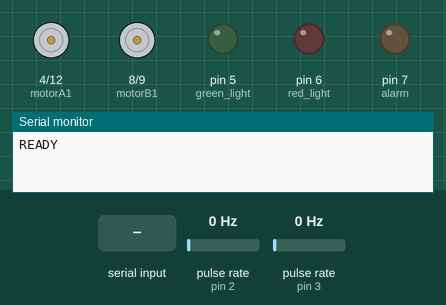
The sketch below on a simulated Arduino Uno, built with avr-gcc and run on an emulated ATmega328P. Parts: motor-driver pin pairs drawn as motors (green arrow = first pin HIGH = forward, orange = second pin HIGH = backward, longer = more drive, scaled by the enable pin), output pins drawn as LEDs (lit = HIGH), the last lines printed to the serial monitor. Wiring (inferred from the names in the program): 2 × pulse sensor: data pin 2 / data pin 3. The test bench sets the inputs (shaded band); at power-on: pulse rate (sensors on pin 2, pin 3) 0 Hz.

Above: at 1.2 s.
1.3 s: pulse rate (sensor on pin 2) set to 4 Hz
At 1.7 s:
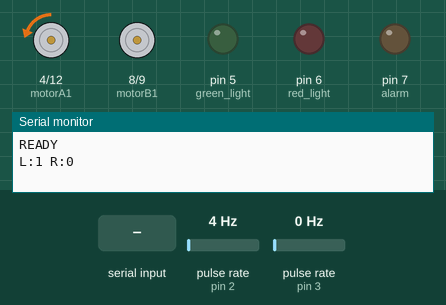
4.3 s: "u 90:45:200:10\n" received over Serial
5.8 s: pulse rate (sensor on pin 3) set to 2 Hz
At 7.4 s:
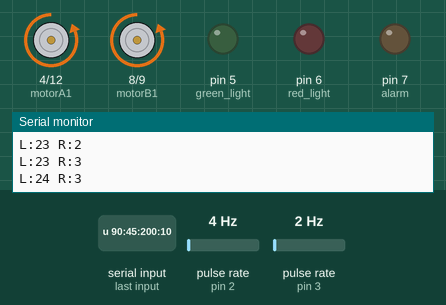
8.0 s: "m 90 45\n" received over Serial
At 8.8 s:
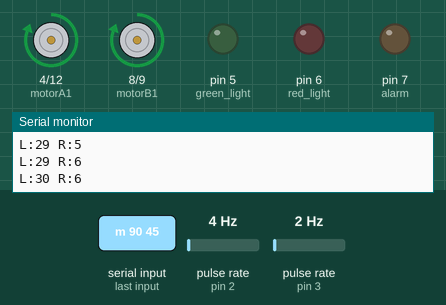
Timing chart, 0 to 11.0 s (numbered marks = the images above; inputs shaded):
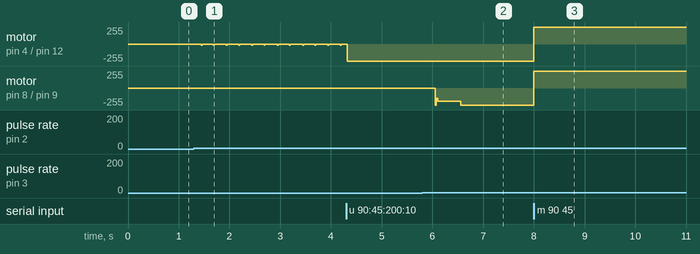

Measured:
- the behaviour switches between 0 and 1 Hz on pulse rate (sensor on pin 3) (found by bisection; images 1 and 2)
- after the input at 1.3 s, motor on pin 4 (motorA1) / pin 12 (motorA2): alternates backward 20/255 for 0.02 s and stopped for 0.22 s, starting after 0.14 s
- after the input at 5.8 s, motor on pin 8 (motorB1) / pin 9 (motorB2): stopped → backward 200/255 after 0.26 s, → backward 255/255 0.50 s later
- after the input at 8.0 s, motor on pin 4 (motorA1) / pin 12 (motorA2), motor on pin 8 (motorB1) / pin 9 (motorB2): backward 255/255 → forward 255/255 at once

The sketch:

ros2_new-trial.ino
```cpp
/*********************************************************************
 * Arduino firmware for differential drive with mixed protocols:
 *
 * Supported commands (terminated by \r or \n):
 *   - "R<spd>,L<spd>"     : left/right speeds in [-1.0, 1.0] (your existing format)
 *   - "e"                 : reply "<left_enc> <right_enc>\r\n"  (for ArduinoComms.read_encoder_values)
 *   - "m <L> <R>"         : target encoder counts per control loop (for ros2_control)
 *   - "u P:D:I:O"         : update PID gains (optional)
 *
 * Encoder ticks are periodically streamed as:
 *   "L:<ticks> R:<ticks>\r\n"
 *
 * NOTE: Pins 18 & 19 => Arduino Mega. If you use an Uno, remap.(Done)
 * NOTE: Only ONE PWM pin ("speedMotor") is provided, so both motors share speed.
 *       For true differential control, give each motor its own PWM pin.
 * Update: Now using separate PWM pins (leftPWM, rightPWM) for independent motor speed control.
 * Update:Pins 2 and 3 are used for encoders instead of 18 and 19.
 ********************************************************************/

// ---------------- Pin definitions ----------------
#define alarm        7
#define red_light    6
#define green_light  5

#define motorA1 4    // change from 2 to 4
#define motorA2 12   //change from 3 to 12
#define motorB1 8
#define motorB2 9

// PWM pins for motors
#define leftPWM 10   // PWM pin for left motor
#define rightPWM 11  // PWM pin for right motor

// Encoders (Arduino Mega pins)
#define leftEncoderPin  2   // change from 18 to 2
#define rightEncoderPin 3   // change from 19 to 3

// ---------------- Config ----------------
const unsigned long sendInterval = 100;   // ms: periodic encoder publish
const uint16_t LOOP_RATE_HZ = 50;         // must match cfg_.loop_rate (ros2_control)
const uint16_t LOOP_PERIOD_MS = 1000 / LOOP_RATE_HZ;
const long ENC_COUNTS_PER_REV = 980;      // must match cfg_.enc_counts_per_rev

// PWM limits
const int pwmMax = 255;

// ---------------- State ----------------
volatile long leftTicks = 0;
volatile long rightTicks = 0;

long lastSentLeftTicks = 0;
long lastSentRightTicks = 0;

unsigned long lastSendTime = 0;
unsigned long lastLoopTime = 0;
unsigned long last_cmd_time_ms = 0;

float leftSpeedCmd = 0.0f;   // [-1, 1] (your legacy interface)
float rightSpeedCmd = 0.0f;  // [-1, 1]

const unsigned long CMD_TIMEOUT_MS = 1000;

// For ros2_control PID "m <counts_per_loop>" path
struct PID {
  int kp = 20, kd = 0, ki = 0, ko = 0;
  long err_sum = 0;
  long last_err = 0;
};
PID pid_left, pid_right;

volatile long target_counts_left = 0;
volatile long target_counts_right = 0;

long prev_enc_left = 0;
long prev_enc_right = 0;

// Serial
const uint16_t SERIAL_TIMEOUT_MS = 100;
String rx;

// ---------------- Prototypes ----------------
void parseSerialCommand();
void updateMotors_FromNormalizedSpeeds(); // legacy R/L path (shared PWM)
void publishEncoderCounts();
void countLeft();
void countRight();
int pidStep(PID &pid, long target_counts, long measured_counts);
void applyPIDLoop();

// ---------------- Setup ----------------
void setup() {
  Serial.begin(115200);
  Serial.setTimeout(SERIAL_TIMEOUT_MS);

  pinMode(alarm, OUTPUT);
  pinMode(red_light, OUTPUT);
  pinMode(green_light, OUTPUT);

  pinMode(motorA1, OUTPUT); pinMode(motorA2, OUTPUT);
  pinMode(motorB1, OUTPUT); pinMode(motorB2, OUTPUT);
  pinMode(leftPWM, OUTPUT); pinMode(rightPWM, OUTPUT); // change speedmotor to leftPWM and rightPWM
  analogWrite(leftPWM, 0);  analogWrite(rightPWM, 0);  // add left motor speed and right motor speed

  pinMode(leftEncoderPin, INPUT_PULLUP);
  pinMode(rightEncoderPin, INPUT_PULLUP);

  attachInterrupt(digitalPinToInterrupt(leftEncoderPin),  countLeft,  RISING);
  attachInterrupt(digitalPinToInterrupt(rightEncoderPin), countRight, RISING);

  lastLoopTime = millis();
  lastSendTime = millis();
  last_cmd_time_ms = millis();

  Serial.print("READY\r\n");
}

// ---------------- Main loop ----------------
void loop() {
  // 1) Process any incoming serial cmd (both protocols supported)
  parseSerialCommand();

  // 2) Control loop (50 Hz)
  unsigned long now = millis();
  if (now - lastLoopTime >= LOOP_PERIOD_MS) {
    lastLoopTime = now;

    // If no ROS "m" command for a while, zero targets (safety)
    if ((now - last_cmd_time_ms) > CMD_TIMEOUT_MS) {
      target_counts_left = 0;
      target_counts_right = 0;
    }

    // PID loop for ros2_control counts-per-loop interface
    applyPIDLoop();

    // If you want to prioritize your old "R,L" velocity path instead,
    // comment out applyPIDLoop() above and uncomment this:
    // updateMotors_FromNormalizedSpeeds();
  }

  // 3) Periodically stream encoder ticks (legacy format)
  if (now - lastSendTime >= sendInterval) {
    publishEncoderCounts();
    lastSendTime = now;
  }
}

// ---------------- Serial handling ----------------
void parseSerialCommand() {
  while (Serial.available()) {
    char c = Serial.read();
    if (c == '\r' || c == '\n') {
      String line = rx;
      rx = "";
      line.trim();
      if (line.length() == 0) continue;

      // ---- "e" -> print "left right"
      if (line == "e") {
        Serial.print(leftTicks);
        Serial.print(" ");
        Serial.print(rightTicks);
        Serial.print("\r\n");
        continue;
      }

      // ---- "m <L> <R>" -> set target counts per loop (ros2_control)
      if (line.charAt(0) == 'm') {
        long L, R;
        int n = sscanf(line.c_str(), "m %ld %ld", &L, &R);
        if (n == 2) {
          target_counts_left = L;
          target_counts_right = R;
          last_cmd_time_ms = millis();
          Serial.print("OK\r\n");
        } else {
          Serial.print("ERR m\r\n");
        }
        continue;
      }

      // ---- "u P:D:I:O" -> set PID gains
      if (line.charAt(0) == 'u') {
        int P, D, I, O;
        int n = sscanf(line.c_str(), "u %d:%d:%d:%d", &P, &D, &I, &O);
        if (n == 4) {
          pid_left.kp = pid_right.kp = P;
          pid_left.kd = pid_right.kd = D;
          pid_left.ki = pid_right.ki = I;
          pid_left.ko = pid_right.ko = O;
          Serial.print("OK\r\n");
        } else {
          Serial.print("ERR u\r\n");
        }
        continue;
      }

      // ---- Legacy: "R<spd>,L<spd>"
      {
        int rIndex = line.indexOf('R');
        int lIndex = line.indexOf('L');
        if (rIndex != -1 && lIndex != -1) {
          float rSpeed = 0.0f, lSpeed = 0.0f;

          int commaIndex = line.indexOf(',', rIndex);
          if (commaIndex != -1) {
            String rStr = line.substring(rIndex + 1, commaIndex);
            rSpeed = rStr.toFloat();
          }

          String lStr = line.substring(lIndex + 1);
          lSpeed = lStr.toFloat();

          rSpeed = constrain(rSpeed, -1.0f, 1.0f);
          lSpeed = constrain(lSpeed, -1.0f, 1.0f);

          leftSpeedCmd = lSpeed;
          rightSpeedCmd = rSpeed;
          last_cmd_time_ms = millis();

          // (Optional) immediately apply the legacy speed command:
          updateMotors_FromNormalizedSpeeds();

          Serial.print("OK\r\n");
          continue;
        }
      }

      Serial.print("ERR ?\r\n");
    } else {
      rx += c;
      if (rx.length() > 128) {
        rx = "";
      }
    }
  }
}

// ---------------- Motor control(changed) ----------------
void updateMotors_FromNormalizedSpeeds() {
  int pwmLeft = abs(leftSpeedCmd * pwmMax);
  int pwmRight = abs(rightSpeedCmd * pwmMax);

  digitalWrite(motorA1, leftSpeedCmd >= 0);
  digitalWrite(motorA2, leftSpeedCmd < 0);
  analogWrite(leftPWM, pwmLeft);

  digitalWrite(motorB1, rightSpeedCmd >= 0);
  digitalWrite(motorB2, rightSpeedCmd < 0);
  analogWrite(rightPWM, pwmRight);
}

// ---------------- PID loop for ros2_control ----------------
void applyPIDLoop() {
  long cur_left = leftTicks;
  long cur_right = rightTicks;

  long delta_left = cur_left - prev_enc_left;
  long delta_right = cur_right - prev_enc_right;

  prev_enc_left = cur_left;
  prev_enc_right = cur_right;

  int pwm_left = pidStep(pid_left, target_counts_left, delta_left);
  int pwm_right = pidStep(pid_right, target_counts_right, delta_right);

  // With shared PWM, we can't apply pwm_left/pwm_right separately.
  // We'll approximate by using the max magnitude and set directions independently.
  // Left motor direction and speed
if (pwm_left >= 0) {
  digitalWrite(motorA1, HIGH);
  digitalWrite(motorA2, LOW);
} else {
  digitalWrite(motorA1, LOW);
  digitalWrite(motorA2, HIGH);
}
analogWrite(leftPWM, abs(pwm_left));

// Right motor direction and speed
if (pwm_right >= 0) {
  digitalWrite(motorB1, HIGH);
  digitalWrite(motorB2, LOW);
} else {
  digitalWrite(motorB1, LOW);
  digitalWrite(motorB2, HIGH);
}
analogWrite(rightPWM, abs(pwm_right));
}

int pidStep(PID &pid, long target_counts, long measured_counts) {
  long err = target_counts - measured_counts;
  pid.err_sum += err;
  long d_err = err - pid.last_err;
  pid.last_err = err;

  long out = (long)pid.kp * err +
             (long)pid.ki * pid.err_sum +
             (long)pid.kd * d_err;

  if (out > 255) out = 255;
  if (out < -255) out = -255;

  return (int)out;
}

// ---------------- Encoders ----------------
void countLeft() {
  leftTicks++;
}

void countRight() {
  rightTicks++;
}

// ---------------- Telemetry ----------------
void publishEncoderCounts() {
  if (leftTicks != lastSentLeftTicks || rightTicks != lastSentRightTicks) {
    Serial.print("L:");
    Serial.print(leftTicks);
    Serial.print(" R:");
    Serial.println(rightTicks);

    lastSentLeftTicks = leftTicks;
    lastSentRightTicks = rightTicks;
  }
}
```
